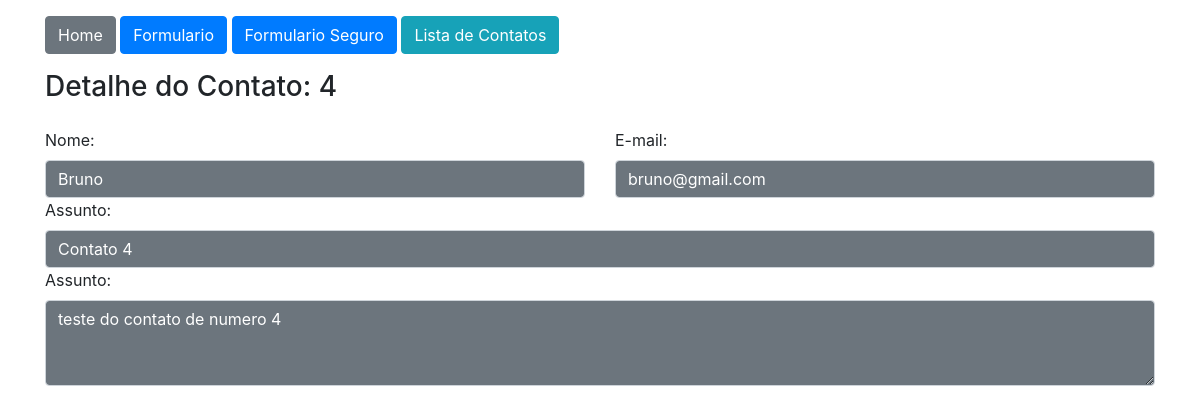
The app's page /contato/4/ (signed in) with its own data.
### app/models.py (models this page shows)
class Contato(db.Model):
    id = db.Column(db.Integer, primary_key=True)
    nome = db.Column(db.String, nullable=True)
    email = db.Column(db.String, nullable=True)
    assunto = db.Column(db.String, nullable=True)
    mensagem = db.Column(db.String, nullable=True)

### app/views.py (the view)
@app.route('/contato/<int:id>/')
@login_required
def contato_detalhe(id):
    obj = Contato.query.get(id)
    return render_template('contato_detalhe.html', obj=obj)

### app/models.py (called while the page is built)
@login_manager.user_loader
def load_user(user_id):
    return User.query.get(user_id)

### app/templates/contato_detalhe.html
{% extends 'base.html' %}
{% block content %}
    <div class="container">
        {% include 'nav.html' %}
        <h3 class="mt-3">Detalhe do Contato: {{obj.id}}</h3>
        <div class="row mt-4">
            <div class="col-md-6">
                <label for="nome">Nome:</label>
                <input type="text" id="nome" name="nome" value="{{obj.nome}}" class="form-control bg-secondary text-white" readonly>
            </div>
            <div class="col-md-6">
                <label for="email">E-mail:</label>
                <input type="text" id="email" name="email" value="{{obj.email}}" class="form-control bg-secondary text-white" readonly>
            </div>
            <div class="col-md-12">
                <label for="assunto">Assunto:</label>
                <input type="text" name="assunto" id="assunto" value="{{obj.assunto}}" class="form-control bg-secondary text-white" readonly>
            </div>
            <div class="col-md-12">
                <label for="mensagem">Assunto:</label>
                <textarea rows="3" type="textarea" name="mensagem" id="mensagem" class="form-control bg-secondary text-white" readonly>{{obj.mensagem}}</textarea>
            </div>
        </div>
    </div>
{% endblock %}

### records on screen
Contato: id "4", nome "Bruno", email "bruno@gmail.com", assunto "Contato 4", mensagem "teste do contato de numero 4"
